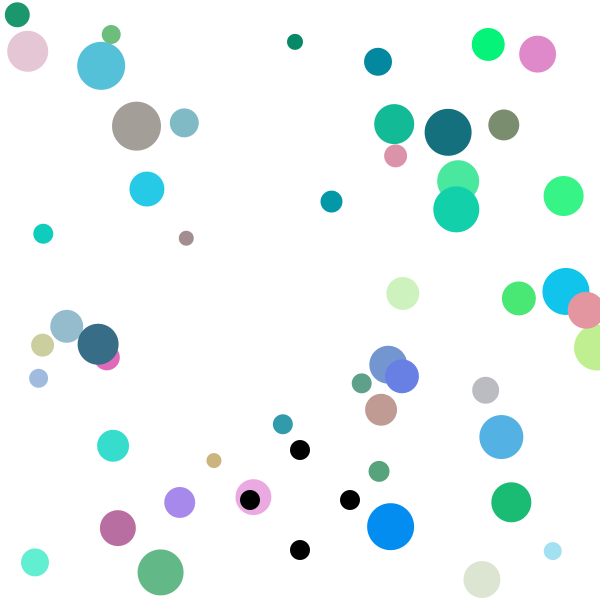
Frame 1 (no input)
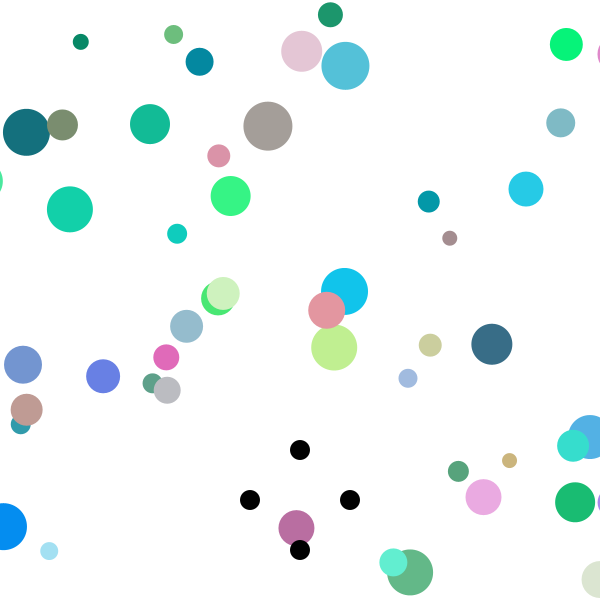
Frame 60 (the mouse pressed at the canvas centre just before this capture)
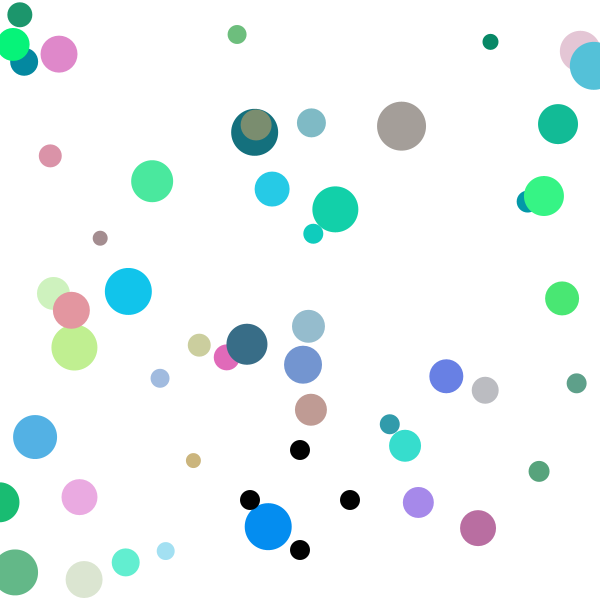
Frame 120 (the mouse held since frame 60 and released just before this capture)

The Processing sketch that drew these frames (run headless with seeded random() and noise(); from frame 60 on, the mouse is pressed at the canvas centre):

// Processing sketch: week_6_hw_revised_scene
// ── week_6_hw_revised_scene.pde
int state = 0;
int buttonSize = 20;
int leftButtonX = 250;
int leftButtonY = 500;
int rightButtonX = 350;
int rightButtonY = 500;
int topButtonX = 300;
int topButtonY = 450;
int bottomButtonX = 300;
int bottomButtonY = 550;

int numBalls = 50; 
float y [] = new float[numBalls];
float x[] = new float[numBalls];
float changeHeight [] = new float[numBalls];
float speed [] = new float[numBalls];
int ballSize [] = new int[numBalls];
int r [] = new int[numBalls];
int g [] = new int[numBalls];
int b [] = new int[numBalls];


void setup() {
  size(600, 600);
  background(255);

  for (int i = 0; i < numBalls; i ++) {
    x[i] = random(width);
    y[i] = random(height);
    speed[i] = random(1, 8);
    changeHeight[i] = 0;
    ballSize[i] = int(random(15, 50));
    r[i] = int(random(255));
    g[i] = int(random(100, 250)); 
    b[i] = int(random(100, 250));
  }
}

void draw() {
  background(255);
  noStroke();

  for ( int i = 0; i < numBalls; i++) {
    if (x[i] > 600 + ballSize[i]/2) {
      x[i] = -ballSize[i]/2;
    }
    x[i] += speed[i];
    y[i] += changeHeight[i];
    fill(r[i], g[i], b[i]);
    ellipse(x[i], y[i], ballSize[i], ballSize[i]);

    if (dist(leftButtonX, leftButtonY, mouseX, mouseY) < buttonSize/2 && mousePressed == true) {
      speed[i] -= .5;
    }
    if (dist(rightButtonX, rightButtonY, mouseX, mouseY) < buttonSize/2 && mousePressed == true) {
      speed[i] += .5;
    }
    if (dist(topButtonX, topButtonY, mouseX, mouseY) < buttonSize/2 && mousePressed == true) {
      changeHeight[i] -= 2;
    } else if (dist(bottomButtonX, bottomButtonY, mouseX, mouseY) < buttonSize/2 && mousePressed == true) {
      changeHeight[i] += 2;
    } else {
      changeHeight[i] =0;
    }
    if (speed[i] > 20 || speed[i] < 1) {
      speed[i] = 1;
    }
  }

  fill(0);
  buttonHoverEffect(leftButtonX, leftButtonY, buttonSize);
  buttonHoverEffect(rightButtonX, rightButtonY, buttonSize);
  buttonHoverEffect(topButtonX, topButtonY, buttonSize);
  buttonHoverEffect(bottomButtonX, bottomButtonY, buttonSize);
}

void buttonHoverEffect(int xVal, int yVal, int buttonVal) {
  if (dist(xVal, yVal, mouseX, mouseY) < buttonVal/2) {
    fill(100); 
    ellipse(xVal, yVal, buttonVal, buttonVal);
  } else {
    fill(0); 
    ellipse(xVal, yVal, buttonVal, buttonVal);
  }
}
